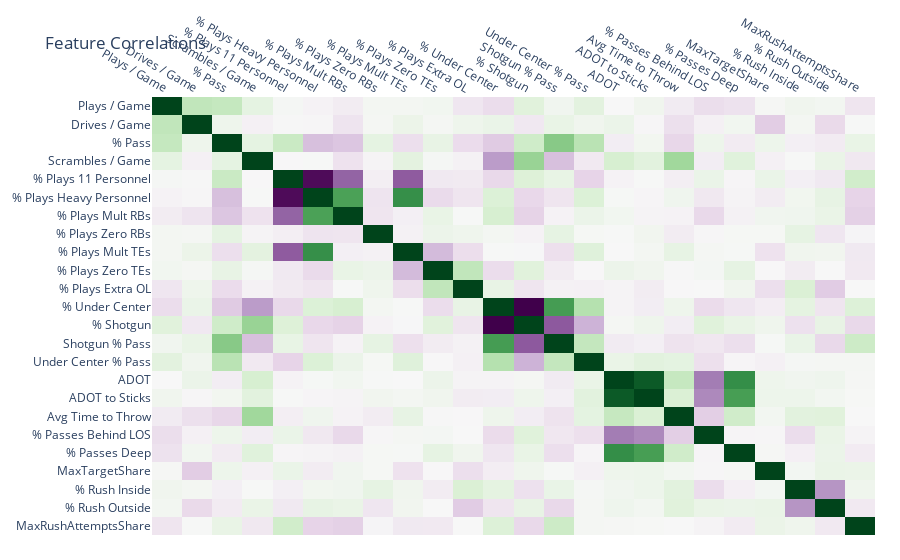

This figure's notebook cell:
### Markdown cell above
# Visualize

### Code cell
''' Correlation Matrix '''

corr_matrix = offense_tendencies[OFFENSE_FEATURES].corr()

fig = px.imshow(
    corr_matrix,
    color_continuous_scale=px.colors.diverging.PRGn,
    aspect="auto"
)
fig.update_xaxes(side="top")
fig.update_coloraxes(
    cmid=0,
    showscale=False,
)
fig.update_layout(
    title='Feature Correlations',
    margin=dict(r=25, b=25)
)
fig.show()

### Figure 1 — Plotly figure (JSON) as saved in the notebook; plotly's stock layout.template omitted (floating-point values rounded to 4 significant figures; data arrays with more than 128 entries replaced by an {"elided": "..."} marker saying what was removed)
{"data": [{"coloraxis": "coloraxis", "hovertemplate": "x: %{x}<br>y: %{y}<br>color: %{z}<extra></extra>", "name": "0", "type": "heatmap", "x": ["Plays / Game", "Drives / Game", "% Pass", "Scrambles / Game", "% Plays 11 Personnel", "% Plays Heavy Personnel", "% Plays Mult RBs", "% Plays Zero RBs", "% Plays Mult TEs", "% Plays Zero TEs", "% Plays Extra OL", "% Under Center", "% Shotgun", "Shotgun % Pass", "Under Center % Pass", "ADOT", "ADOT to Sticks", "Avg Time to Throw", "% Passes Behind LOS", "% Passes Deep", "MaxTargetShare", "% Rush Inside", "% Rush Outside", "MaxRushAttemptsShare"], "xaxis": "x", "y": ["Plays / Game", "Drives / Game", "% Pass", "Scrambles / Game", "% Plays 11 Personnel", "% Plays Heavy Personnel", "% Plays Mult RBs", "% Plays Zero RBs", "% Plays Mult TEs", "% Plays Zero TEs", "% Plays Extra OL", "% Under Center", "% Shotgun", "Shotgun % Pass", "Under Center % Pass", "ADOT", "ADOT to Sticks", "Avg Time to Throw", "% Passes Behind LOS", "% Passes Deep", "MaxTargetShare", "% Rush Inside", "% Rush Outside", "MaxRushAttemptsShare"], "yaxis": "y", "z": {"elided": "24x24 float values"}}], "layout": {"coloraxis": {"cmid": 0, "colorscale": [[0, "rgb(64,0,75)"], [0.1, "rgb(118,42,131)"], [0.2, "rgb(153,112,171)"], [0.3, "rgb(194,165,207)"], [0.4, "rgb(231,212,232)"], [0.5, "rgb(247,247,247)"], [0.6, "rgb(217,240,211)"], [0.7, "rgb(166,219,160)"], [0.8, "rgb(90,174,97)"], [0.9, "rgb(27,120,55)"], [1, "rgb(0,68,27)"]], "showscale": false}, "margin": {"b": 25, "r": 25, "t": 60}, "title": {"text": "Feature Correlations"}, "xaxis": {"anchor": "y", "domain": [0, 1], "side": "top"}, "yaxis": {"anchor": "x", "autorange": "reversed", "domain": [0, 1]}}}
